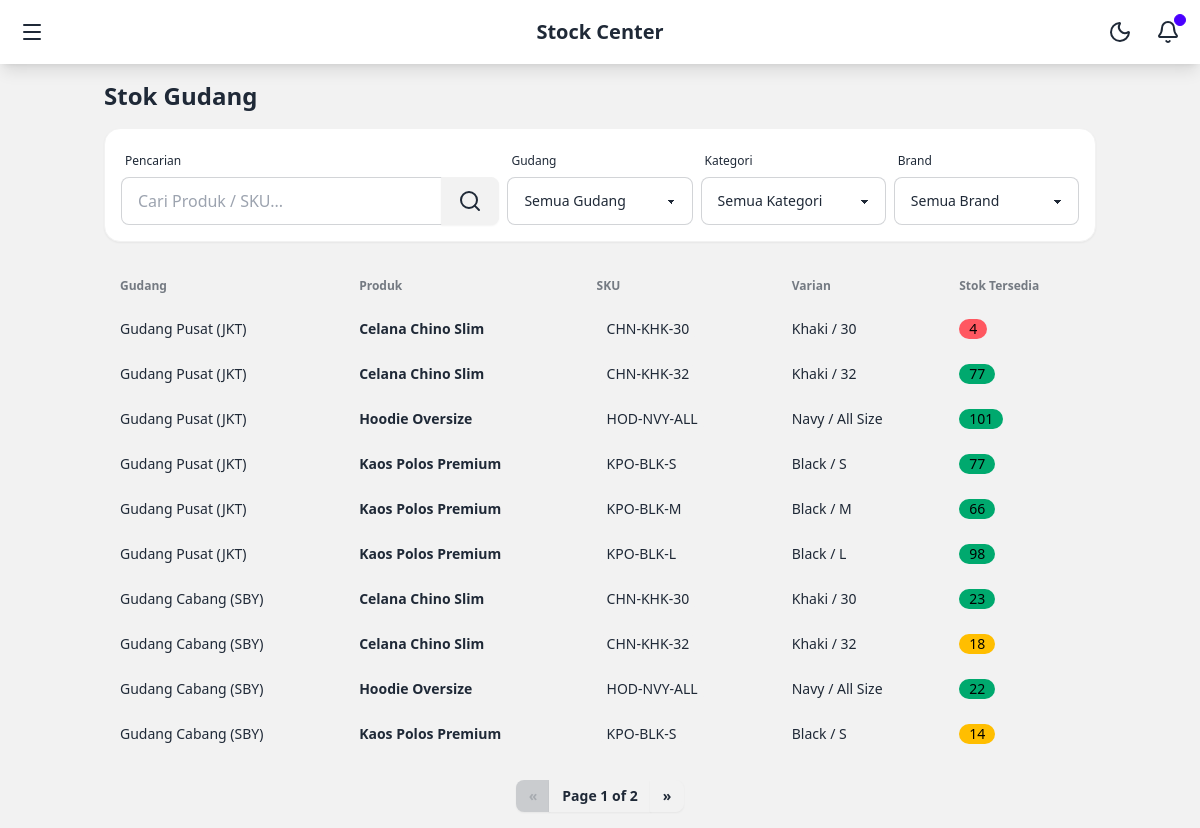
/inventory/ (signed in), run on the app's committed database.
### core/models.py (models this page shows, shortened)
class WarehouseStock(models.Model):
    warehouse = models.ForeignKey(Warehouse, on_delete=models.CASCADE, related_name='stocks')
    variant = models.ForeignKey(Variant, on_delete=models.CASCADE)
    qty_available = models.IntegerField(default=0)
    class Meta:
        unique_together = ('warehouse', 'variant')

class Warehouse(models.Model):
    name = models.CharField(max_length=255)
    location = models.CharField(max_length=255)
    is_active = models.BooleanField(default=True)

class Variant(models.Model):
    product = models.ForeignKey(Product, on_delete=models.CASCADE, related_name='variants')
    sku = models.CharField(max_length=100, unique=True, help_text="QR Code content")
    color = models.CharField(max_length=50)
    size = models.CharField(max_length=50)
    default_price = models.DecimalField(max_digits=12, decimal_places=2)

class Product(models.Model):
    name = models.CharField(max_length=255)
    category = models.CharField(max_length=100)
    brand = models.CharField(max_length=100)
    is_active = models.BooleanField(default=True)

### core/views.py (the view)
# urls.py: path('inventory/', views.InventoryListView.as_view(), name='inventory_list'),
@method_decorator(login_required, name='dispatch')
class InventoryListView(ListView):
    model = WarehouseStock
    template_name = 'inventory/list.html'
    context_object_name = 'stocks'
    paginate_by = 10
    def get_queryset(self):
        queryset = WarehouseStock.objects.select_related('warehouse', 'variant__product').order_by('warehouse', 'variant__product__name')
        query = self.request.GET.get('q')
        if query:
            queryset = queryset.filter(
                Q(variant__product__name__icontains=query) |
                Q(variant__sku__icontains=query) |
                Q(variant__color__icontains=query)
            )
        warehouse_id = self.request.GET.get('warehouse')
        if warehouse_id:
            queryset = queryset.filter(warehouse_id=warehouse_id)
        category = self.request.GET.get('category')
        if category:
            queryset = queryset.filter(variant__product__category=category)
        brand = self.request.GET.get('brand')
        if brand:
            queryset = queryset.filter(variant__product__brand=brand)
        return queryset
    def get_context_data(self, **kwargs):
        context = super().get_context_data(**kwargs)
        context['warehouses'] = Warehouse.objects.all()
        context['categories'] = Product.objects.values_list('category', flat=True).distinct().order_by('category')
        context['brands'] = Product.objects.values_list('brand', flat=True).distinct().order_by('brand')
        return context

### templates/inventory/list.html (shortened to what this page needs)
{% extends 'base.html' %}
{% block content %}
<div class="flex flex-col gap-4 mb-6">
    <div class="flex flex-col lg:flex-row justify-between items-start lg:items-center gap-4">
        <h1 class="text-2xl font-bold">Stok Gudang</h1>
    </div>
    <form method="get" class="bg-base-100 p-4 rounded-box shadow-sm border border-base-200">
        <div class="grid grid-cols-1 sm:grid-cols-2 lg:grid-cols-5 gap-2 items-end">
            <div class="form-control lg:col-span-2">
                <label class="label"><span class="label-text-alt">Pencarian</span></label>
                <div class="join w-full">
                    <input type="text" name="q" placeholder="Cari Produk / SKU..." class="input input-bordered join-item w-full" value="{{ request.GET.q|default:'' }}">
                    <button class="btn join-item"><i data-lucide="search"></i></button>
                </div>
            </div>
            <div class="form-control">
                <label class="label"><span class="label-text-alt">Gudang</span></label>
                <select name="warehouse" class="select select-bordered w-full" onchange="this.form.submit()">
                    <option value="">Semua Gudang</option>
                </select>
            </div>
            <div class="form-control">
                <label class="label"><span class="label-text-alt">Kategori</span></label>
                <select name="category" class="select select-bordered w-full" onchange="this.form.submit()">
                    <option value="">Semua Kategori</option>
                </select>
            </div>
             <div class="form-control">
                <label class="label"><span class="label-text-alt">Brand</span></label>
                <select name="brand" class="select select-bordered w-full" onchange="this.form.submit()">
                    <option value="">Semua Brand</option>
                </select>
            </div>
        </div>
    </form>
</div>
<div class="overflow-x-auto">
    <table class="table w-full">
        <thead>
            <tr>
                <th>Gudang</th>
                <th>Produk</th>
                <th>SKU</th>
                <th>Varian</th>
                <th>Stok Tersedia</th>
            </tr>
        </thead>
        <tbody>
            {% for stock in stocks %}
            <tr class="hover">
                <td>{{ stock.warehouse.name }}</td>
                <td class="font-bold">{{ stock.variant.product.name }}</td>
                <td><span class="badge badge-ghost">{{ stock.variant.sku }}</span></td>
                <td>{{ stock.variant.color }} / {{ stock.variant.size }}</td>
                <td>
                    <span class="badge
                        {% if stock.qty_available < 10 %}
                            badge-error
                        {% elif stock.qty_available < 20 %}
                            badge-warning
                        {% else %}
                            badge-success
                        {% endif %}
                    ">
                        {{ stock.qty_available }}
                    </span>
                </td>
            </tr>
            {% endfor %}
        </tbody>
    </table>
</div>
{% include 'partials/pagination.html' %}
{% endblock %}

### templates/base.html (style rules this page uses)
body { font-family: ui-sans-serif, system-ui, -apple-system, BlinkMacSystemFont, "Segoe UI", Roboto, "Helvetica Neue", Arial, "Noto Sans", sans-serif; }

### data on the page
WarehouseStock: warehouse.name "Gudang Pusat (JKT)", variant.product.name "Celana Chino Slim", variant.sku "CHN-KHK-30", variant.color "Khaki", variant.size "30", qty_available "4"
WarehouseStock: warehouse.name "Gudang Pusat (JKT)", variant.product.name "Celana Chino Slim", variant.sku "CHN-KHK-32", variant.color "Khaki", variant.size "32", qty_available "77"
WarehouseStock: warehouse.name "Gudang Pusat (JKT)", variant.product.name "Hoodie Oversize", variant.sku "HOD-NVY-ALL", variant.color "Navy", variant.size "All Size", qty_available "101"
WarehouseStock: warehouse.name "Gudang Pusat (JKT)", variant.product.name "Kaos Polos Premium", variant.sku "KPO-BLK-S", variant.color "Black", variant.size "S", qty_available "77"
WarehouseStock: warehouse.name "Gudang Pusat (JKT)", variant.product.name "Kaos Polos Premium", variant.sku "KPO-BLK-M", variant.color "Black", variant.size "M", qty_available "66"
WarehouseStock: warehouse.name "Gudang Pusat (JKT)", variant.product.name "Kaos Polos Premium", variant.sku "KPO-BLK-L", variant.color "Black", variant.size "L", qty_available "98"
WarehouseStock: warehouse.name "Gudang Cabang (SBY)", variant.product.name "Celana Chino Slim", variant.sku "CHN-KHK-30", variant.color "Khaki", variant.size "30", qty_available "23"
WarehouseStock: warehouse.name "Gudang Cabang (SBY)", variant.product.name "Celana Chino Slim", variant.sku "CHN-KHK-32", variant.color "Khaki", variant.size "32", qty_available "18"
WarehouseStock: warehouse.name "Gudang Cabang (SBY)", variant.product.name "Hoodie Oversize", variant.sku "HOD-NVY-ALL", variant.color "Navy", variant.size "All Size", qty_available "22"
WarehouseStock: warehouse.name "Gudang Cabang (SBY)", variant.product.name "Kaos Polos Premium", variant.sku "KPO-BLK-S", variant.color "Black", variant.size "S", qty_available "14"

### other printed values
{{ page_obj.number }} "1"
{{ page_obj.paginator.num_pages }} "2"
